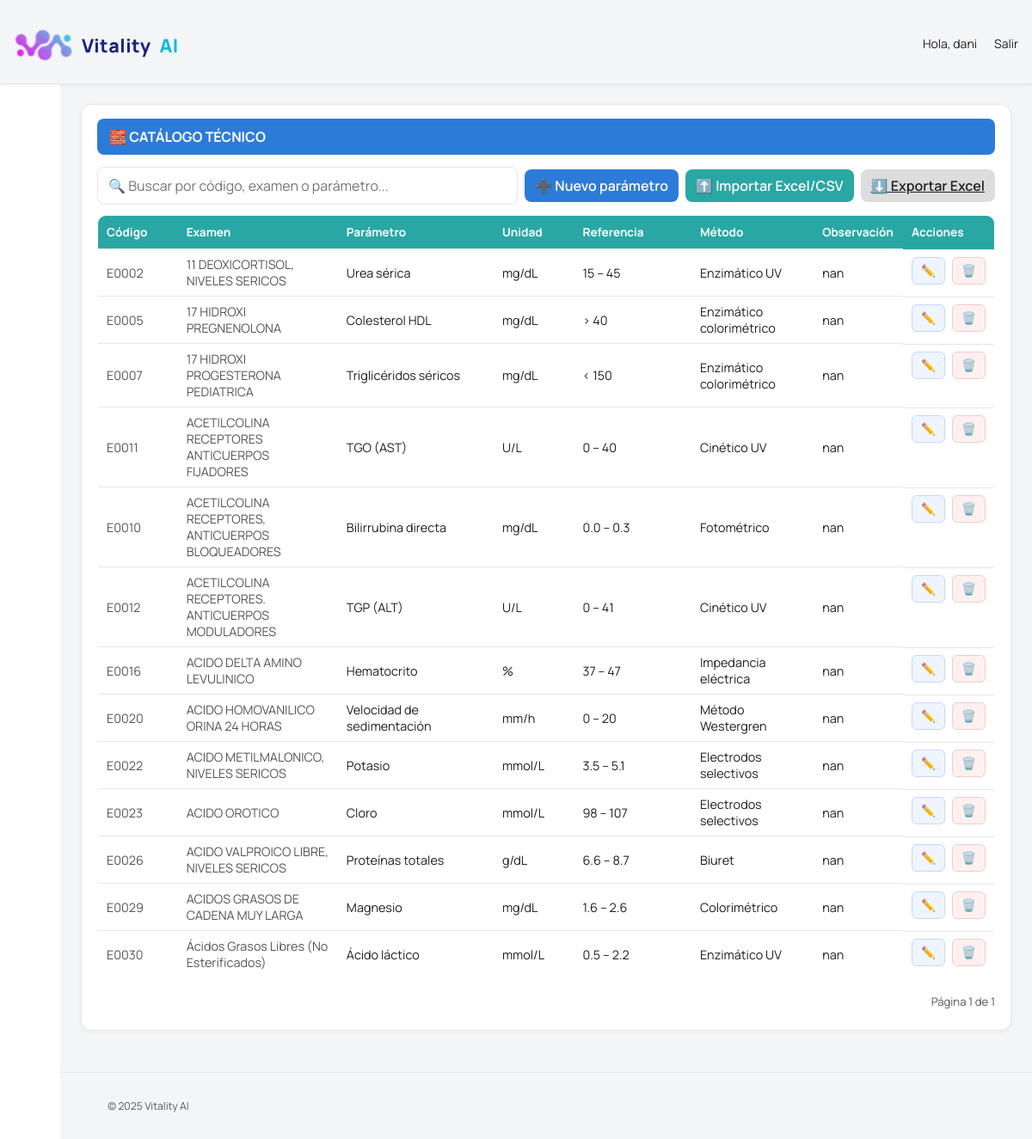
The app's page /catalogo-tecnico/ (signed in), older data.
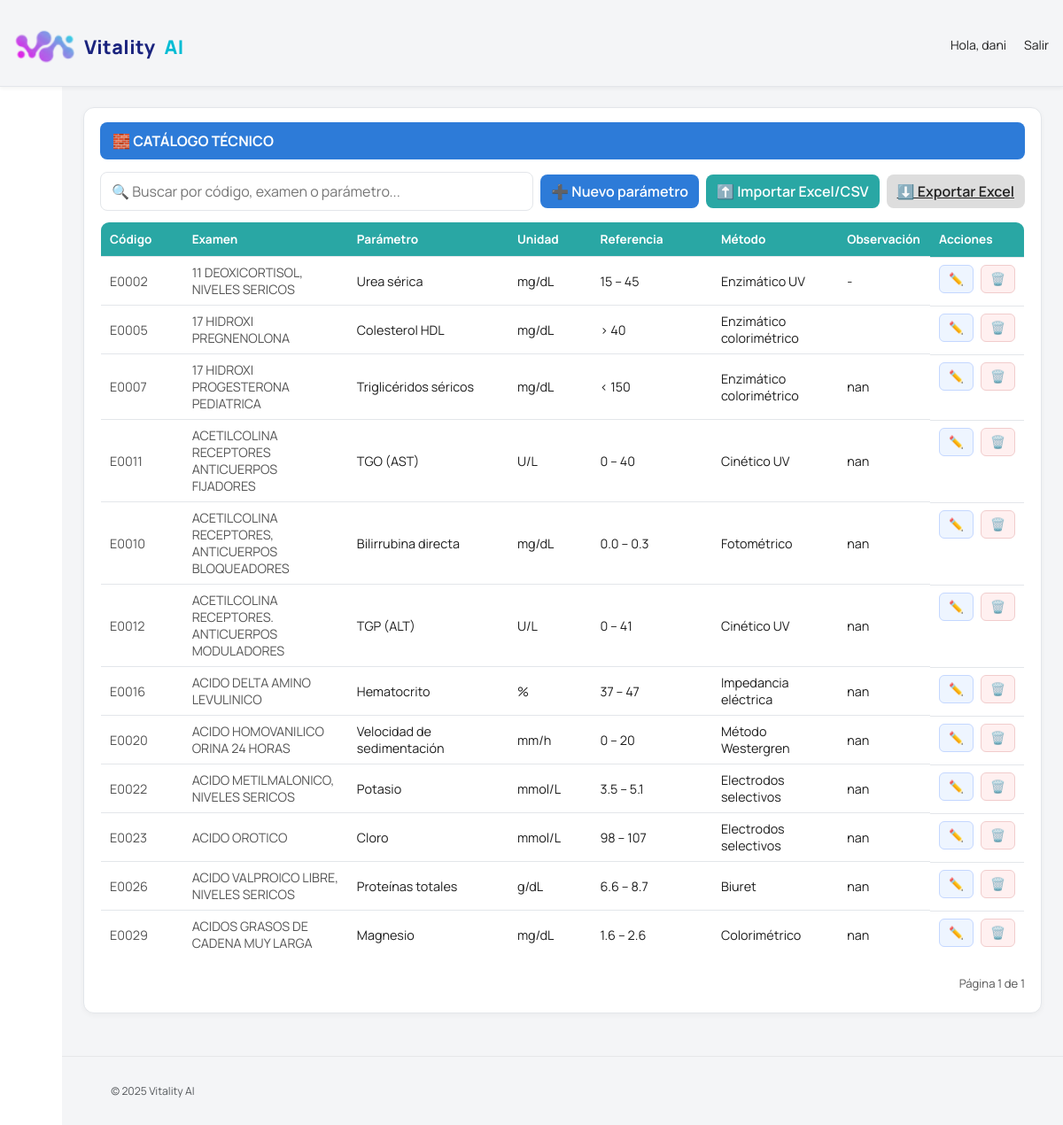
The same page, newer data.
### laboratorio/models.py (models this page shows, shortened)
class ExamenParametro(models.Model):
    examen = models.ForeignKey('Examen', on_delete=models.CASCADE, related_name='parametros')
    nombre = models.CharField(max_length=120, verbose_name="Nombre del parámetro")
    unidad = models.CharField(max_length=50, blank=True, null=True, verbose_name="Unidad")
    referencia = models.CharField(max_length=100, blank=True, null=True, verbose_name="Valores de referencia")
    metodo = models.CharField(max_length=100, blank=True, null=True, verbose_name="Método analítico")
    observacion = models.TextField(blank=True, null=True, verbose_name="Observaciones automáticas")
    acreditado = models.BooleanField(default=True, verbose_name="Acreditado")
    class Meta:
        ordering = ['examen', 'nombre']
        verbose_name = "Parámetro de examen"
        verbose_name_plural = "Parámetros de examen"

class Examen(models.Model):
    codigo = models.CharField(max_length=50, unique=True)
    nombre = models.CharField(max_length=200)
    area = models.CharField(max_length=100)
    unidad = models.CharField(max_length=50, blank=True, null=True)
    muestra = models.CharField(max_length=100, blank=True, null=True)  # 🧪 NUEVO CAMPO
    precio = models.DecimalField(max_digits=10, decimal_places=2, default=0.00)
    referencia_synlab = models.CharField(max_length=50, blank=True, null=True)
    activo = models.BooleanField(default=True)
    creado_en = models.DateTimeField(auto_now_add=True)
    actualizado_en = models.DateTimeField(auto_now=True)
    creado_por = models.ForeignKey(User, related_name='examen_creado_por', on_delete=models.SET_NULL, null=True, blank=True)
    modificado_por = models.ForeignKey(User, related_name='examen_modificado_por', on_delete=models.SET_NULL, null=True, blank=True)

### laboratorio/views.py (the view, shortened to what this page needs)
# urls.py: path('catalogo-tecnico/', views.catalogo_tecnico, name='catalogo_tecnico'),
@login_required
def catalogo_tecnico(request):
    q = (request.GET.get('q') or '').strip()
    qs = ExamenParametro.objects.select_related('examen').all()
    paginator = Paginator(qs, 20)
    page_number = request.GET.get('page')
    page_obj = paginator.get_page(page_number)
    return render(request, 'laboratorio/catalogo_tecnico.html', {'page_obj': page_obj, 'query': q})

### laboratorio/templates/laboratorio/catalogo_tecnico.html (shortened to what this page needs)
{% extends "base_star.html" %}
{% block content %}
<div class="slx-card">
  <div class="slx-title">🧱 Catálogo Técnico</div>
  <div class="slx-actions">
    <form id="form-buscar" class="small" method="get" style="display:flex;gap:8px;flex:1;">
      <div class="slx-searchbar">
        <input type="search" id="buscarParametro" value="{{ query }}" class="slx-input" placeholder="🔍 Buscar por código, examen o parámetro...">
      </div>
    </form>
    <button id="btn-nuevo" class="slx-btn">➕ Nuevo parámetro</button>
    <button id="btn-importar" class="slx-btn cyan">⬆️ Importar Excel/CSV</button>
    <a href="{% url 'catalogo_tecnico_export' %}" class="slx-btn gray">⬇️ Exportar Excel</a>
  </div>
  <div class="table-wrap">
    <table class="slx-table" id="tabla">
      <thead>
        <tr>
          <th style="width:10%">Código</th>
          <th style="width:20%">Examen</th>
          <th style="width:20%">Parámetro</th>
          <th style="width:10%">Unidad</th>
          <th style="width:15%">Referencia</th>
          <th style="width:15%">Método</th>
          <th style="width:10%">Observación</th>
          <th style="width:5%">Acciones</th>
        </tr>
      </thead>
      <tbody>
        {% if page_obj and page_obj.object_list %}
          {% for p in page_obj.object_list %}
          <tr data-id="{{ p.id }}" data-acreditado="{{ p.acreditado|yesno:'true,false' }}">
            <td class="small">{{ p.examen.codigo }}</td>
            <td class="small">{{ p.examen.nombre }}</td>
            <td>{{ p.nombre }}</td>
            <td>{{ p.unidad }}</td>
            <td>{{ p.referencia }}</td>
            <td>{{ p.metodo }}</td>
            <td>{{ p.observacion }}</td>
            <td class="actions-cell">
              <button class="slx-mini slx-mini--edit btn-editar" title="Editar">✏️</button>
              <button class="slx-mini slx-mini--del btn-eliminar" title="Eliminar">🗑️</button>
            </td>
          </tr>
          {% endfor %}
        {% else %}
          <tr><td colspan="8" class="small">No hay parámetros para mostrar.</td></tr>
        {% endif %}
      </tbody>
    </table>
  </div>
  {% if page_obj %}
  <div class="pager">
    <div class="small" style="padding:8px 0;">Página {{ page_obj.number }} de {{ page_obj.paginator.num_pages }}</div>
  </div>
  {% endif %}
</div>
{% endblock %}

Row changes from the older to the newer data that the page shows:
removed ExamenParametro: examen.codigo "E0030", examen.nombre "Ácidos Grasos Libres (No Esterificados)", nombre "Ácido láctico", unidad "mmol/L", referencia "0.5 – 2.2", metodo "Enzimático UV", observacion "nan"
changed ExamenParametro "Urea sérica": observacion "nan" → "-"
changed ExamenParametro "Colesterol HDL": observacion "nan" → (not shown)
